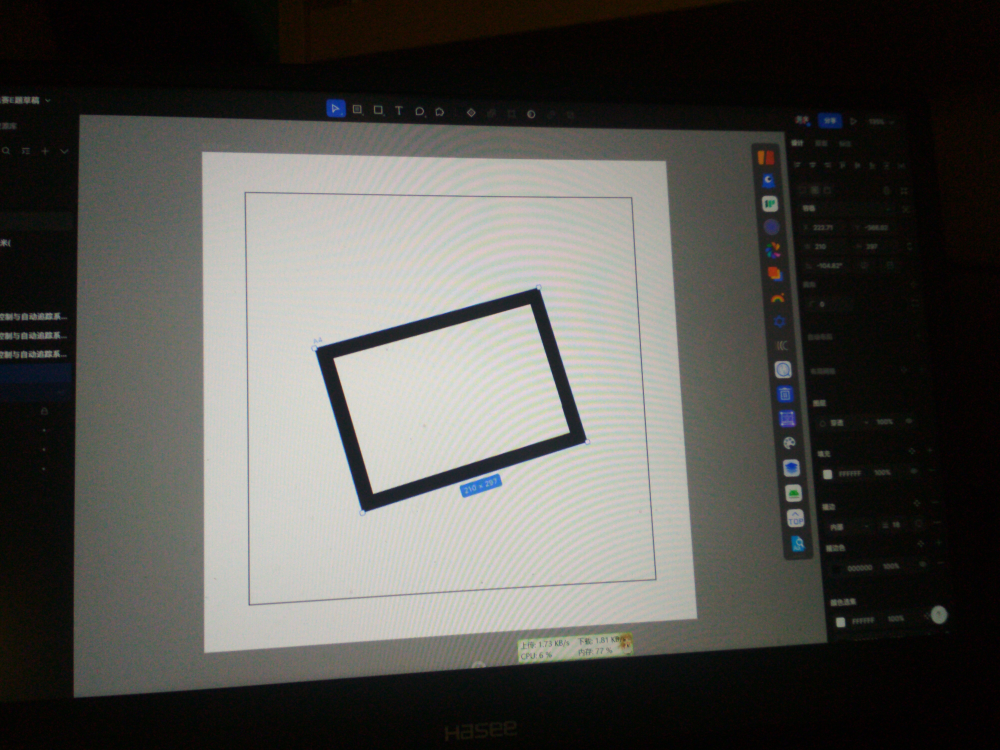
#> input picture a.jpg, 4000 x 3000 px, given in place of the camera (shown at 1/4 size)
$ python test-ctrl.py
#> lines starting #> are read from the running program, lines starting #| are printed output that depends on the picture; after the words box and inside, x2 and y2 are one past the last pixel; in counts of white or black regions, pixels touching at a corner belong together
### cam.py
import cv2
import numpy as np

from typing import List

# [193 lines left out: functions calculate_intersection, shrink_rectangle, average_points, draw_line_points, pre_cut, preprocess_image and 2 more, not called in this run]

def find_point(image):

    hsv = cv2.cvtColor(image, cv2.COLOR_BGR2HSV)
    def find_max_contours(mask):
        contours, _ = cv2.findContours(mask, cv2.RETR_EXTERNAL, cv2.CHAIN_APPROX_SIMPLE)

        if len(contours) > 0:
            # 找到最大的轮廓
            largest_contour = max(contours, key=cv2.contourArea)
            # 找到最大轮廓的外接矩形
            x, y, w, h = cv2.boundingRect(largest_contour)

            center_x = x + w / 2  # 计算中心点 x 坐标
            center_y = y + h / 2  # 计算中心点 y 坐标

            point = [x, y, w, h, center_x, center_y]
            # print(point)
            return point
        else:
            return [0,0,0,0,0,0]

    def find_red_point(hsv):
        lower = np.array([0, 100, 100])
        upper = np.array([10, 255, 255])
        mask1 = cv2.inRange(hsv, lower, upper)

        lower = np.array([160, 100, 100])
        upper = np.array([179, 255, 255])
        mask2 = cv2.inRange(hsv, lower, upper)

        mask = mask1 | mask2

        return find_max_contours(mask)
    def find_green_point(hsv):
        # 绿色范围
        lower = np.array([40, 100, 100])
        upper = np.array([80, 255, 255])
        mask = cv2.inRange(hsv, lower, upper)

        return find_max_contours(mask)

    # [11 lines left out: functions find_yellow_point, find_white_point, not called in this run]

    red_point = find_red_point(hsv)
    green_point = find_green_point(hsv)

    if red_point[0] == 0 and green_point[0] == 0:
        yellow_point = find_yellow_point(hsv)
        red_point    = yellow_point
        green_point  = yellow_point
        print("\n红绿光重叠, 找黄光\n")

        if yellow_point[0] == 0:
            white_point = find_white_point(hsv)
            red_point   = white_point
            green_point = white_point
            print("\n黄光找不到, 找白光\n")

    return red_point, green_point

def draw_point(image, point, bgr = ( 0, 255, 255) , color = ' '):

    [x, y, w, h, center_x, center_y] = point
    # 在图像上绘制方框
    cv2.rectangle(image, (x, y), (x + w, y + h), bgr, 1)

    # 绘制坐标
    text = f"{color} point: ({center_x}, {center_y})"
    cv2.putText(image, text, (x, y - 10), cv2.FONT_HERSHEY_SIMPLEX, 0.5, bgr, 1)

    return image


# [178 lines left out: functions draw_contour_and_vertices, persp_trans, draw_warped_image, shrink_rectangle_new, inv_trans_vertices, not called in this run]

#################################################################

img = None

# [38 lines that do not run on import are left out]

### test-ctrl.py
import cv2
import cam
import time

URL = 0
TRACK_SIZE = 30
SLEEP_DURATION_SEC = 0.0333333

kp = 0.1  # 比例增益
kd = 0.0  # 微分增益

def main():
    # 初始化摄像头
    cap = cv2.VideoCapture(URL)
    if not cap.isOpened():
        raise RuntimeError("Failed to open video capture device.")

    try:
        target_x, target_y = 100, 100
        track_point = [target_x, target_y, TRACK_SIZE, TRACK_SIZE]

        tracking_enabled = True

        while True:
            # 读取每一帧图像
            ret, frame = cap.read()
#> frame is the input picture: shape (3000, 4000, 3); mean B, G, R 79.3, 83.5, 84.3

            if URL == 0:
                frame = cv2.flip(frame, 1)
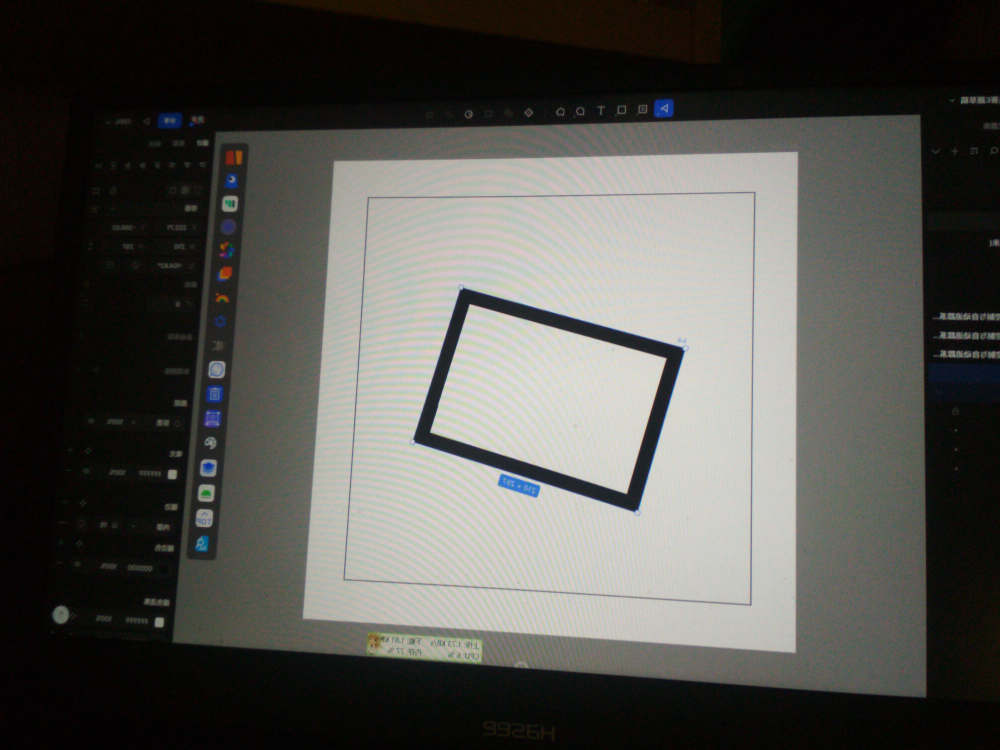
#> frame: shape (3000, 4000, 3) (shown at 1/4 size); mean B, G, R 79.3, 83.5, 84.3

            if not ret:
                print("Failed to read a frame from the video capture device.")
                continue

            red_point, _ = cam.find_point(frame)
#> in find_point, `hsv = cv2.cvtColor(image, cv2.COLOR_BGR2HSV)`: hsv: shape (3000, 4000, 3); mean H, S, V 56.6, 90.2, 87.7
#> in find_red_point, `mask1 = cv2.inRange(hsv, lower, upper)`:
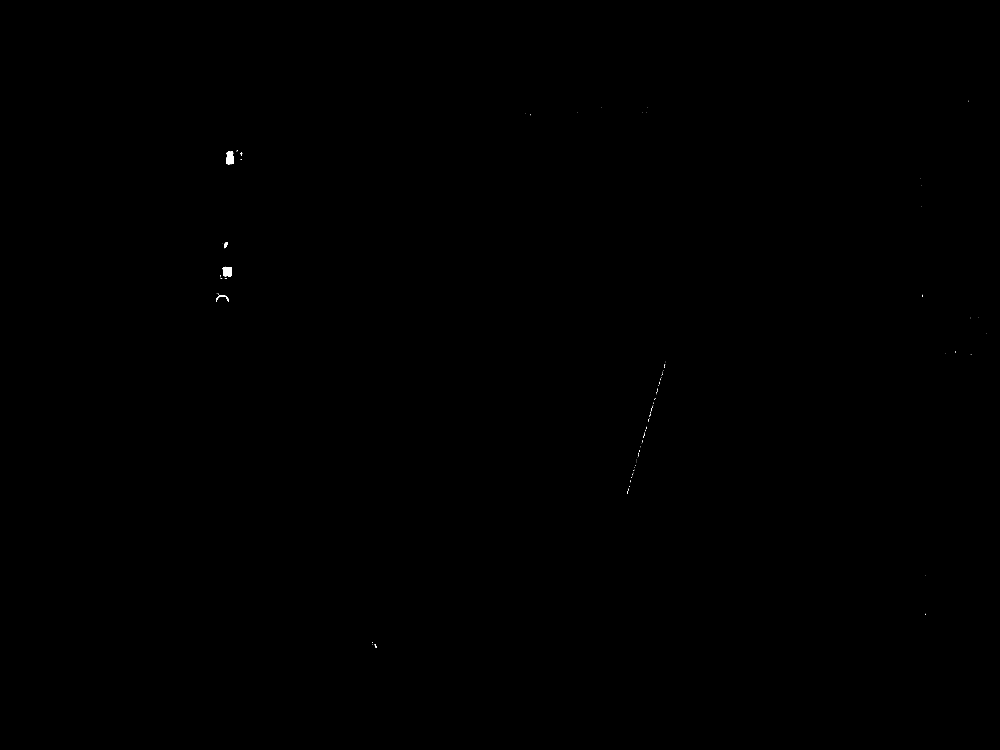
#> mask1: shape (3000, 4000) (shown at 1/4 size); 0.03% white; 101 white regions (93 under 20 px), largest, box (x1, y1, x2, y2) and area: (905, 604, 936, 657) 1326, (890, 1067, 928, 1108) 1254, (864, 1181, 915, 1207) 317
#> in find_red_point, `mask2 = cv2.inRange(hsv, lower, upper)`: mask2: shape (3000, 4000); 0% white; 54 white regions (53 under 20 px), largest, box (x1, y1, x2, y2) and area: (881, 1012, 902, 1026) 168
#> in find_red_point, `mask = mask1 | mask2`: mask: shape (3000, 4000); 0.03% white; 107 white regions (94 under 20 px)
#> in find_max_contours, `contours, _ = cv2.findContours(mask, cv2.RETR_EXTERNAL, cv2.CHAIN_APPR..`: contours = 107 contours, 99 with area under 20; largest, box (x1, y1, x2, y2) and area: (905, 604, 936, 657) 1254, (890, 1067, 928, 1108) 1188, (864, 1181, 915, 1207) 245, (896, 969, 912, 993) 178, (881, 1012, 902, 1026) 143, (1499, 2577, 1506, 2590) 28, (2604, 1628, 2610, 1645) 20, (963, 608, 969, 617) 20
#> in find_max_contours, `largest_contour = max(contours, key=cv2.contourArea)`: largest_contour = contour of 80 points, box (x1, y1, x2, y2) (905, 604, 936, 657), area 1254
#> in find_max_contours, `x, y, w, h = cv2.boundingRect(largest_contour)`: x = 905; y = 604; w = 31; h = 53
#> in find_max_contours, `center_x = x + w / 2`: center_x = 920.5
#> in find_max_contours, `center_y = y + h / 2`: center_y = 630.5
#> in find_max_contours, `point = [x, y, w, h, center_x, center_y]`: point = [905, 604, 31, 53, 920.5, 630.5]
#> in find_green_point, `mask = cv2.inRange(hsv, lower, upper)`: mask: shape (3000, 4000); 0.02% white; 129 white regions (118 under 20 px)
#> in find_max_contours (call 2), `contours, _ = cv2.findContours(mask, cv2.RETR_EXTERNAL, cv2.CHAIN_APPR..`: contours = 129 contours, 121 with area under 20; largest, box (x1, y1, x2, y2) and area: (806, 1960, 843, 1985) 638, (901, 801, 929, 830) 328, (1466, 2599, 1479, 2620) 67, (1906, 2647, 1922, 2657) 54, (1468, 2576, 1475, 2586) 32, (1879, 2647, 1891, 2654) 24, (1475, 2527, 1485, 2532) 22, (1848, 2643, 1857, 2652) 20
#> in find_point, `green_point = find_green_point(hsv)`: green_point = [806, 1960, 37, 25, 824.5, 1972.5]
#> red_point = [905, 604, 31, 53, 920.5, 630.5]

            if red_point[0] != 0:
                frame = cam.draw_point(frame, red_point)
#> in draw_point, `[x, y, w, h, center_x, center_y] = point`: x = 905; y = 604; w = 31; h = 53; center_x = 920.5; center_y = 630.5
#> in draw_point, `text = f"{color} point: ({center_x}, {center_y})"`: text = '  point: (920.5, 630.5)'

                if tracking_enabled:
                    tracked_x, tracked_y = red_point[0], red_point[1]
#> tracked_x = 905; tracked_y = 604
                    dx = tracked_x - target_x
#> dx = 805
                    dy = tracked_y - target_y
#> dy = 504
                    target_x += int(dx * kp + dx * kd)
#> target_x = 180
                    target_y += int(dy * kp + dy * kd)
#> target_y = 150
                    track_point = [target_x, target_y, TRACK_SIZE, TRACK_SIZE]
#> track_point = [180, 150, 30, 30]

                    # 到达指定误差范围后，停止追踪
                    if abs(dx) < 5 and abs(dy) < 5:
                        tracking_enabled = False

            frame = cam.draw_point(frame, track_point, bgr = (255, 0, 0))

            # 显示图像
            cv2.imshow('VIDEO', frame)

            # 处理键盘事件
            key = cv2.waitKey(1) & 0xFF
            if key == ord('t'):
                tracking_enabled = not tracking_enabled
            elif key == ord('q'):
                break

            time.sleep(SLEEP_DURATION_SEC)

    except Exception as e:
        print(f"An error occurred: {e}")

    finally:
        # 释放资源并关闭窗口
        cap.release()
        cv2.destroyAllWindows()

if __name__ == '__main__':
    main()
